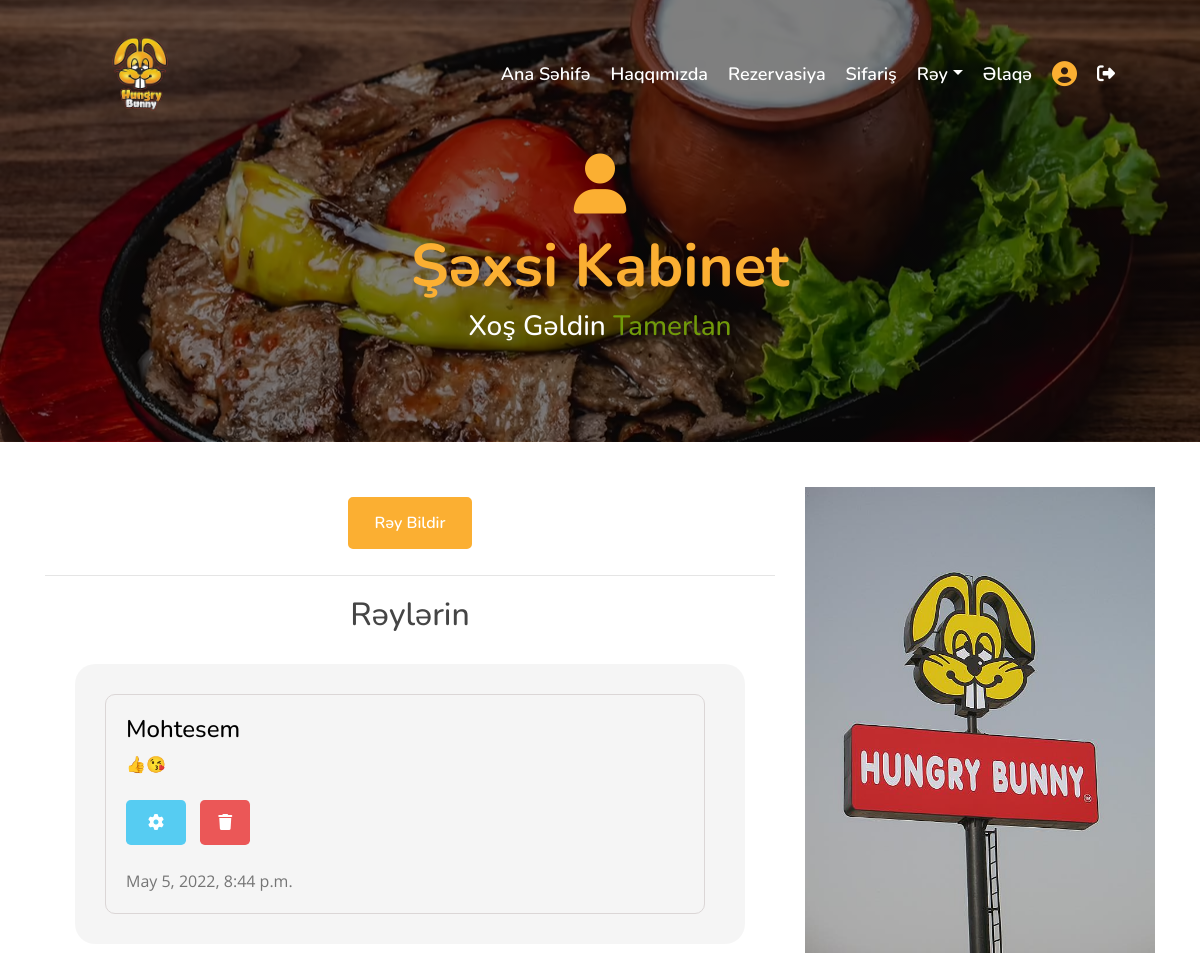
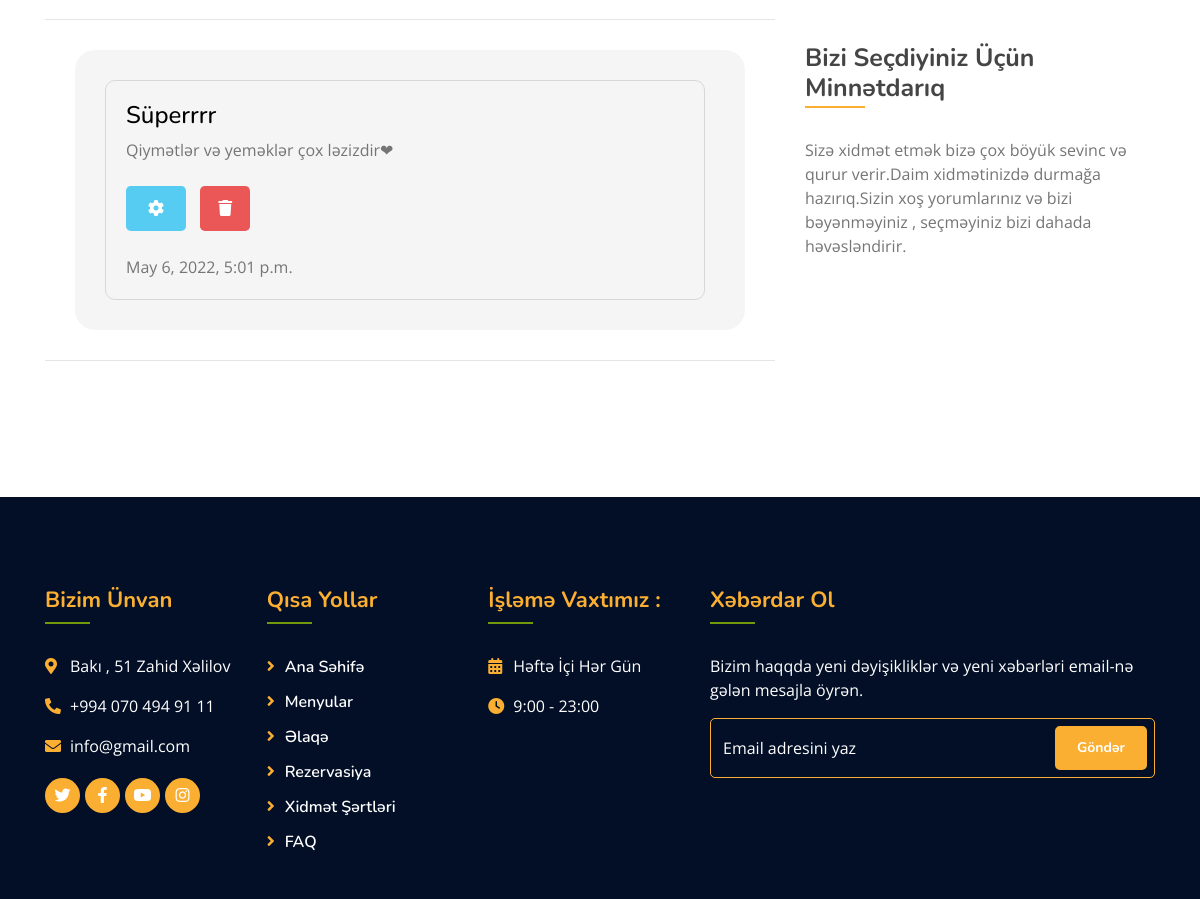
Page /articles/dashboard/ (signed in) on the committed database (2 pictures, top to bottom).
### article/models.py (models this page shows, shortened)
class Article(models.Model):
    author = models.ForeignKey('auth.User',on_delete=models.CASCADE,verbose_name='İstifadəçi Adı')
    title = models.CharField(max_length=150,verbose_name='Başlıq')
    content = models.TextField(verbose_name='Yorum')
    created_date = models.DateTimeField(auto_now_add = True , verbose_name ='Tarix' )
    liked = models.ManyToManyField(User,default=None,blank=True,related_name='liked')

### home/views.py (the view)
# urls.py: path('dashboard/',dashboard_view,name='dashboard'),
def dashboard_view(request):
    articles = Article.objects.filter(author = request.user)
    context = {
        'articles':articles
    }
    return render (request,'dashboard.html',context)

### templates/dashboard.html
{% extends "base.html" %}
{% load static %}
{% load crispy_forms_tags %}
{% block section %}
   <div class="page-header mb-0">
    <div class="container">
        <div class="row">
            <div class="col-12">
                <h2><i class="fa-solid fa-user"></i></h2>
                <h2>Şəxsi Kabinet</h2>
                <h3 style="color: white;">Xoş Gəldin <span style="color: #719a0a;"> {{request.user.username}} </span></h3>
            </div>
        </div>
    </div>
   </div>
 <div class="single">
    <div class="container">
        <div class="row">
            <div class="col-lg-8">
                <div class="single-content">
                    <div style="text-align: center;">
                        <a style="margin: 10px;" class="btn custom-btn" href="/articles/addarticle"> Rəy Bildir</a>
                        <hr>
                    </div>
                    {% if articles %}
                    <h2 style="text-align: center; margin:20px;"> Rəylərin </h2>
                            {% for article in articles %}
                            <div style="margin: 30px; border-radius:20px;" class="single-bio">
                                <div style="border:1px solid rgb(219, 214, 214); border-radius:10px; padding:20px; width:600px;" class="single-bio-text">
                                    <h4 style="color: black;">{{article.title}}</h4>
                                    <p>
                                        {{article.content}}
                                    </p>
                                    <br>
                                    <a style="margin-right: 10px; width:60px;" href="/articles/update/{{article.id}}" class="btn btn-primary" ><i class="fa-solid fa-gear"></i></a>
                                    <a style="width: 50px;" href="/articles/delete/{{article.id}}" class="btn btn-danger" ><i class="fa-solid fa-trash"></i></a>
                                    <div>
                                        <br>
                                        <span>{{article.created_date}}</span>
                                    </div>
                                </div>
                            </div>
                            <hr>
                            {% endfor %}
                    {% else %}
                    <div style="text-align:center;  margin:20px;" class="alert alert-danger">
                        Hələki Yorumunuz Yoxdur ...
                    </div>
                    {% endif %}
                </div>
            </div>
            <div class="col-lg-4">
                <div class="sidebar">
                    <div class="sidebar-widget">
                    <div class="sidebar-widget">
                        <div class="image-widget">
                            <a href="#"><img src="{% static 'img/hunbun.jpg' %}" alt="Image"></a>
                        </div>
                    </div>
                    <div class="sidebar-widget">
                        <h2 class="widget-title">Bizi Seçdiyiniz Üçün Minnətdarıq</h2>
                        <div class="text-widget">
                            <p>
                                Sizə xidmət etmək bizə çox böyük sevinc və qurur verir.Daim xidmətinizdə durmağa hazırıq.Sizin xoş yorumlarınız və  bizi bəyənməyiniz , seçməyiniz bizi dahada həvəsləndirir.
                            </p>
                        </div>
                    </div>
                </div>
            </div>
        </div>
    </div>
    </div>
 </div>
{% endblock section %}

### static/css/style.css (style rules this page uses)
.btn { text-align: center; vertical-align: middle; padding: .67em .67em; cursor: pointer; }
.btn-primary { color: white; background-color: #56CCF2; border: none; border-radius: .3em; font-weight: bold; }
.btn-danger { color: white; background-color: #EB5757; border: none; border-radius: .3em; font-weight: bold; }
body { color: #757575; background: #ffffff; font-family: 'open sans', sans-serif; }
h1, h2, h3, h4, h5, h6 { color: #454545; font-family: 'Nunito', sans-serif; }
a { font-family: 'Nunito', sans-serif; font-weight: 600; color: #fbaf32; transition: .3s; }
.btn.custom-btn { padding: 12px 25px; font-family: 'Nunito', sans-serif; font-size: 16px; font-weight: 600; color: #ffffff; background: #fbaf32; border: 2px solid #fbaf32; border-radius: 5px; transition: .5s; }
.page-header { position: relative; margin-bottom: 45px; padding: 150px 0 90px 0; text-align: center; background: linear-gradient(rgba(0, 0, 0, .5), rgba(0, 0, 0, .5)), url(../img/header.avif); background-position: center; background-repeat: no-repeat; background-size: cover; }
.page-header h2 { position: relative; color: #fbaf32; font-size: 60px; font-weight: 700; }
.single { position: relative; padding: 45px 0; }
.single .single-content { position: relative; margin-bottom: 30px; overflow: hidden; }
.single .single-bio { margin-bottom: 45px; padding: 30px; background: rgba(0, 0, 0, .04); display: flex; }
.single .single-bio-text { padding-left: 30px; }
.single .single-bio-text p { margin: 0; }
.sidebar { position: relative; width: 100%; }
.sidebar .sidebar-widget { position: relative; margin-bottom: 45px; }
.sidebar .sidebar-widget .widget-title { position: relative; margin-bottom: 30px; padding-bottom: 5px; font-size: 25px; font-weight: 700; }
.sidebar .sidebar-widget .widget-title::after { position: absolute; content: ""; width: 60px; height: 2px; bottom: 0; left: 0; background: #fbaf32; }
.sidebar .image-widget { display: block; width: 100%; overflow: hidden; }
.sidebar .image-widget img { max-width: 100%; transition: .3s; }

### rows in the picture
Article: title "Mohtesem", content "👍😘", created_date "May 5, 2022, 8:44 p.m."
Article: title "Süperrrr", content "Qiymətlər və yeməklər çox ləzizdir❤", created_date "May 6, 2022, 5:01 p.m."

### other values in the picture
{{ request.user.username }} "Tamerlan"
